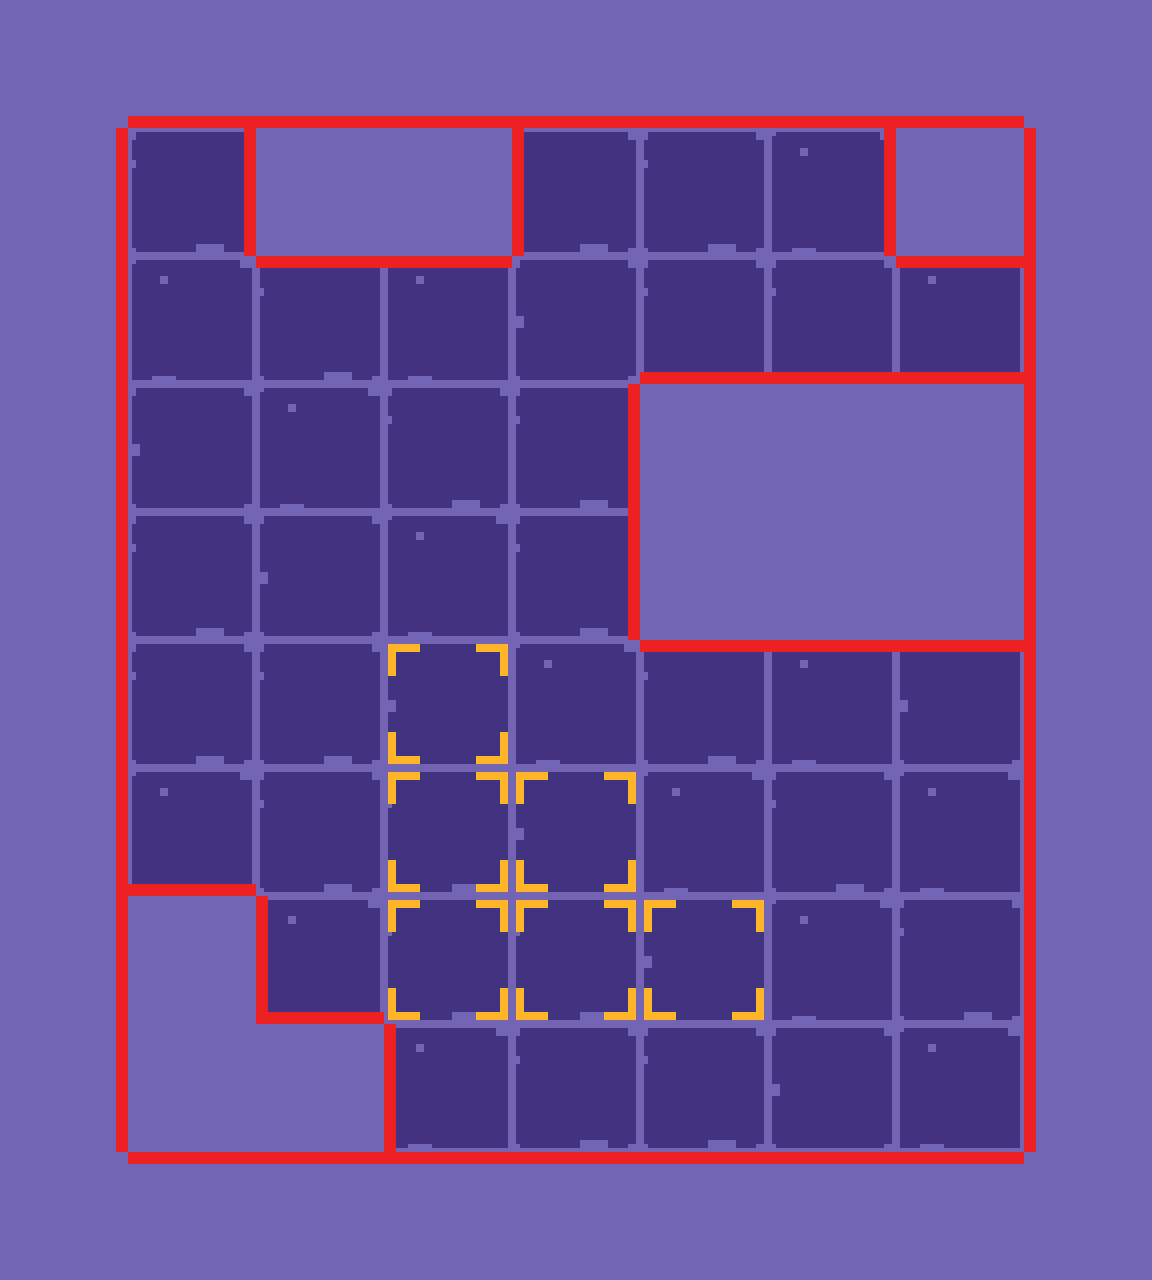

A level layout from a 2D game, rendered from its tile map. Below: a short description, then the map file with tile-grid data replaced by summaries:
An orthogonal 9x10 tile map with 128x128 px tiles, 3 tile layers (background_ground, wallsLayer, exitLayer), 2 tilesets and 12 objects (6x end, 2x food_20004_1, 2x food_20002_1, start, food_20003_1).

<map version="1.5" tiledversion="1.7.0" orientation="orthogonal" renderorder="right-down" width="9" height="10" tilewidth="128" tileheight="128" infinite="0" backgroundcolor="#7265b5" nextlayerid="23" nextobjectid="50">
 <editorsettings>
  <chunksize width="40" height="40" />
 </editorsettings>
 <tileset firstgid="1" name="triggers" tilewidth="128" tileheight="128" tilecount="36" columns="6">
  <image source="assets/triggers.png" trans="ff00ff" width="768" height="768" />
  <tile id="0">
   <properties>
    <property name="wall0" value="left" />
    <property name="wall1" value="top" />
   </properties>
  </tile>
  <tile id="1">
   <properties>
    <property name="wall0" value="top" />
   </properties>
  </tile>
  <tile id="2">
   <properties>
    <property name="wall0" value="top" />
    <property name="wall1" value="right" />
   </properties>
  </tile>
  <tile id="4">
   <properties>
    <property name="wall0" value="top" />
    <property name="wall1" value="left" />
    <property name="wall2" value="right" />
   </properties>
  </tile>
  <tile id="6">
   <properties>
    <property name="wall0" value="left" />
   </properties>
  </tile>
  <tile id="7">
   <properties>
    <property name="wall0" value="top" />
    <property name="wall1" value="right" />
    <property name="wall2" value="left" />
    <property name="wall3" value="down" />
   </properties>
  </tile>
  <tile id="8">
   <properties>
    <property name="wall0" value="right" />
   </properties>
  </tile>
  <tile id="9">
   <properties>
    <property name="wall0" value="down" />
    <property name="wall1" value="left" />
    <property name="wall2" value="top" />
   </properties>
  </tile>
  <tile id="11">
   <properties>
    <property name="wall0" value="down" />
    <property name="wall1" value="top" />
    <property name="wall2" value="right" />
   </properties>
  </tile>
  <tile id="12">
   <properties>
    <property name="wall0" value="left" />
    <property name="wall1" value="down" />
   </properties>
  </tile>
  <tile id="13">
   <properties>
    <property name="wall0" value="down" />
   </properties>
  </tile>
  <tile id="14">
   <properties>
    <property name="wall0" value="down" />
    <property name="wall1" value="right" />
   </properties>
  </tile>
  <tile id="16">
   <properties>
    <property name="wall0" value="down" />
    <property name="wall1" value="left" />
    <property name="wall2" value="right" />
   </properties>
  </tile>
  <tile id="18">
   <properties>
    <property name="wall0" value="left" />
    <property name="wall1" value="down" />
   </properties>
  </tile>
  <tile id="19">
   <properties>
    <property name="wall0" value="down" />
   </properties>
  </tile>
  <tile id="20">
   <properties>
    <property name="wall0" value="down" />
    <property name="wall1" value="right" />
   </properties>
  </tile>
  <tile id="21">
   <properties>
    <property name="wall0" value="down" />
    <property name="wall1" value="top" />
   </properties>
  </tile>
  <tile id="23">
   <properties>
    <property name="wall0" value="left" />
    <property name="wall1" value="right" />
   </properties>
  </tile>
  <tile id="30">
   <properties>
    <property name="wall0" value="top" />
    <property name="wall1" value="down" />
   </properties>
  </tile>
  <tile id="32">
   <properties>
    <property name="wall0" value="left" />
    <property name="wall1" value="right" />
   </properties>
  </tile>
 </tileset>
 <tileset firstgid="37" name="tiles" tilewidth="128" tileheight="128" tilecount="5" columns="5">
  <image source="assets/tiles.png" trans="ff00ff" width="640" height="128" />
 </tileset>
 <layer id="20" name="background_ground" width="9" height="10">
  <data>[90 cells, 44 non-empty, 4 distinct tile ids]</data>
 </layer>
 <layer id="19" name="wallsLayer" width="9" height="10">
  <data>[90 cells, 48 non-empty, 7 distinct tile ids]</data>
 </layer>
 <layer id="22" name="exitLayer" width="9" height="10">
  <data>[90 cells, 6 non-empty, 1 distinct tile ids]</data>
 </layer>
 <objectgroup id="15" name="spawnLayer">
  <object id="35" name="start" type="start" x="519.244" y="774.163" width="120" height="120" />
  <object id="37" name="end" type="end" x="516.231" y="770.731" width="120" height="120" />
  <object id="40" name="end" type="end" x="385.32" y="643.752" width="120" height="120" />
  <object id="41" name="end" type="end" x="385.32" y="772.238" width="120" height="120" />
  <object id="42" name="end" type="end" x="386.781" y="902.184" width="120" height="120" />
  <object id="43" name="end" type="end" x="518.187" y="900.724" width="120" height="120" />
  <object id="44" name="end" type="end" x="643.752" y="900.724" width="120" height="120" />
  <object id="45" name="food_20004_1" type="food_20004_1" x="518.281" y="133.601" width="120" height="120" />
  <object id="46" name="food_20003_1" type="food_20003_1" x="130.793" y="133.822" width="120" height="120" />
  <object id="47" name="food_20002_1" type="food_20002_1" x="772.829" y="645.633" width="120" height="120" />
  <object id="48" name="food_20004_1" type="food_20004_1" x="771.314" y="904.567" width="120" height="120" />
  <object id="49" name="food_20002_1" type="food_20002_1" x="898.386" y="1029.18" width="120" height="120" />
 </objectgroup>
</map>
